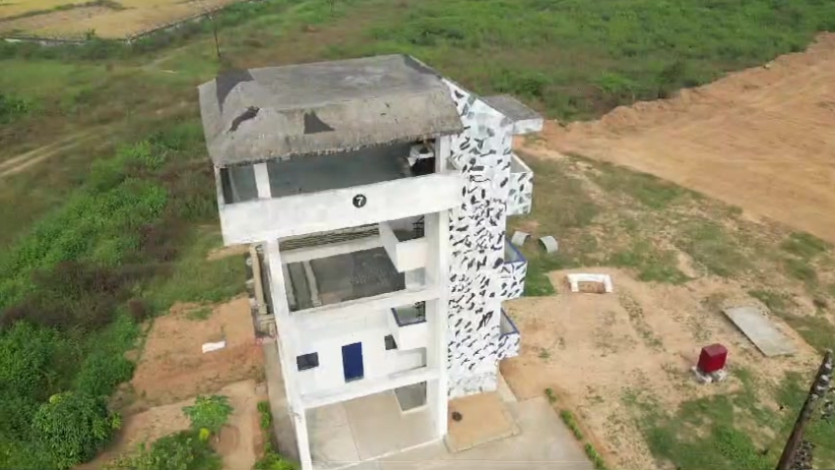
#> input picture images/frames0001.jpeg, 835 x 470 px; its folder holds 4 pictures in this run
$ python sfm_incremental_modified.py
#> lines starting #> are read from the running program, lines starting #| are printed output that depends on the picture
import os
import cv2
import numpy as np
import open3d as o3d
import logging
from tqdm import tqdm
from pathlib import Path
from typing import List, Tuple, Dict, Any

class SFMPipeline:
    def __init__(self,
                 image_path: str,
                 output_path: str,
                 feature_type: str = 'sift',
                 matching_method: str = 'flann',
                 params: Dict[str, Any] = None):
        # Default tuning parameters with more lenient settings
        """
        Initialize SFM Pipeline with COLMAP-like workflow

        Args:
        - image_path: Directory containing input images
        - output_path: Directory for saving reconstruction results
        - feature_type: Feature detection method
        - matching_method: Feature matching approach
        - params: Dictionary of tuning parameters
        """
        # Default tuning parameters
        self.params = {
            'min_matches': 5,  # Reduced from 10 to 5
            'lowe_ratio_threshold': 0.7,  # More lenient from 0.9
            'ransac_threshold': 3.0,  # Increased from 1.0
            'max_images': None,  # No limit
            'sequential_match_distance': 2,  # Increased from 1
            'debug_mode': False  # Added debug mode
        }

        # Update default params with user-provided params
        if params:
            self.params.update(params)

        self.image_path = Path(image_path)
        self.output_path = Path(output_path)

        # Create output directories
        self.output_path.mkdir(parents=True, exist_ok=True)
        (self.output_path / 'sparse').mkdir(exist_ok=True)
        (self.output_path / 'dense').mkdir(exist_ok=True)

        # Logging setup
        logging.basicConfig(
            level=logging.INFO,
            format='%(asctime)s - %(levelname)s: %(message)s',
            handlers=[
                logging.FileHandler(self.output_path / 'sfm_log.txt'),
                logging.StreamHandler()
            ]
        )

        # Feature detection configurations
        self.feature_configs = {
            'sift': self._sift_detector,
            'surf': self._surf_detector,
            'orb': self._orb_detector
        }

        # Matching method configurations
        self.matching_configs = {
            'flann': self._flann_matcher,
            'bruteforce': self._bruteforce_matcher,
            'sequential': self._sequential_matcher
        }

        # Selected methods
        self.feature_detector = self.feature_configs.get(feature_type, self._sift_detector)
        self.feature_matcher = self.matching_configs.get(matching_method, self._flann_matcher)

        # Image database
        self.image_database = self._load_images()

    def _load_images(self) -> Dict[str, np.ndarray]:
        """
        Load images from the specified directory with correct numerical sorting

        Returns:
        - Dictionary of image filenames and their numpy arrays
        """
        image_database = {}
        image_extensions = ['.jpg', '.jpeg', '.png', '.tif', '.bmp']

        # Function to extract numeric part from filename
        def extract_number(filename):
            try:
                # Extract the numeric part between 'frames' and '.jpeg'
                return int(''.join(filter(str.isdigit, str(filename))))
            except ValueError:
                return 0

        # Find all image files
        all_images = list(self.image_path.glob('*'))

        # Sort images numerically
        sorted_images = sorted(
            [img for img in all_images if img.suffix.lower() in image_extensions],
            key=extract_number
        )

        # Limit images if max_images is set
        if self.params['max_images']:
            sorted_images = sorted_images[:self.params['max_images']]

        # Load images
        for img_path in sorted_images:
            img = cv2.imread(str(img_path))
            if img is not None:
                image_database[img_path.name] = img

        logging.info(f"Loaded {len(image_database)} images")
        logging.info(f"Image sequence: {list(image_database.keys())}")

        return image_database

    def _sift_detector(self, image: np.ndarray) -> Tuple:
        """
        SIFT feature detection

        Args:
        - image: Input image

        Returns:
        - Keypoints
        - Descriptors
        """
        gray = cv2.cvtColor(image, cv2.COLOR_BGR2GRAY)
        sift = cv2.SIFT_create()
        keypoints, descriptors = sift.detectAndCompute(gray, None)
        return keypoints, descriptors

    # [47 lines left out: functions _surf_detector, _orb_detector, _bruteforce_matcher, not called in this run]

    def feature_extraction(self):
        """
        Enhanced feature extraction with error handling and logging
        """
        features = {}

        for img_name, img in tqdm(self.image_database.items(), desc="Extracting Features"):
            try:
                # Convert to grayscale
                gray = cv2.cvtColor(img, cv2.COLOR_BGR2GRAY)

                # Enhanced keypoint detection
                keypoints, descriptors = self.feature_detector(img)

                if descriptors is None or len(descriptors) == 0:
                    logging.warning(f"No features found for image: {img_name}")
                    continue

                features[img_name] = {
                    'keypoints': keypoints,
                    'descriptors': descriptors
                }

                # Debug logging
                if self.params.get('debug_mode', False):
                    logging.info(f"Image: {img_name}, Keypoints: {len(keypoints)}, Descriptors: {descriptors.shape}")

            except Exception as e:
                logging.error(f"Error processing image {img_name}: {e}")

        return features

    # [26 lines left out: function _sequential_matcher, not called in this run]

    def pairwise_matching(self, features):
        """
        Enhanced pairwise feature matching with more detailed logging

        Args:
        - features: Dictionary of image features

        Returns:
        - Matched image pairs
        """
        matched_pairs = []
        img_names = list(features.keys())

        # Logging to understand image sequence and matching
        logging.info(f"Total images: {len(img_names)}")
        logging.info(f"Image sequence: {img_names}")

        # More flexible matching approach
        for i in tqdm(range(len(img_names)), desc="Feature Matching"):
            for j in range(len(img_names)):
                if i != j:  # Avoid matching image with itself
                    img1_name, img2_name = img_names[i], img_names[j]

                    desc1 = features[img1_name]['descriptors']
                    desc2 = features[img2_name]['descriptors']

                    # Try different matching strategies
                    matches = self.feature_matcher(desc1, desc2)

                    # Logging match details
                    if self.params.get('debug_mode', False):
                        logging.info(f"Matching {img1_name} and {img2_name}: {len(matches)} matches")

                    if len(matches) > self.params['min_matches']:
                        matched_pairs.append({
                            'images': (img1_name, img2_name),
                            'matches': matches
                        })

        logging.info(f"Total matched pairs: {len(matched_pairs)}")
        return matched_pairs

    def _flann_matcher(self, desc1: np.ndarray, desc2: np.ndarray) -> List:
        """
        Enhanced FLANN matcher with more logging and flexible settings
        """
        if desc1 is None or desc2 is None:
            logging.warning("Descriptors are None. Skipping matching.")
            return []

        # More flexible FLANN settings
        FLANN_INDEX_KDTREE = 1
        index_params = dict(algorithm=FLANN_INDEX_KDTREE, trees=3)  # Increased trees
        search_params = dict(checks=50)  # Increased checks

        flann = cv2.FlannBasedMatcher(index_params, search_params)

        try:
            # More lenient k-NN matching
            matches = flann.knnMatch(desc1, desc2, k=2)
        except cv2.error as e:
            logging.error(f"FLANN matching error: {e}")
            logging.error(f"Descriptor1 shape: {desc1.shape}, Descriptor2 shape: {desc2.shape}")
            return []

        # Even more lenient Lowe's ratio test
        good_matches = []
        for m, n in matches:
            # More relaxed ratio test
            if m.distance < 0.8 * n.distance:
                good_matches.append(m)
        if self.params.get('debug_mode', False):
            logging.info(f"Total matches found: {len(matches)}, Good matches: {len(good_matches)}")

        return good_matches

    def geometric_verification(self, matched_pairs, features):
        """
        Enhanced geometric verification with more detailed logging
        """
        verified_matches = []

        for pair in tqdm(matched_pairs, desc="Geometric Verification"):
            img1_name, img2_name = pair['images']
            matches = pair['matches']

            kp1 = features[img1_name]['keypoints']
            kp2 = features[img2_name]['keypoints']

            # Extract matched keypoints
            pts1 = np.float32([kp1[m.queryIdx].pt for m in matches])
            pts2 = np.float32([kp2[m.trainIdx].pt for m in matches])

            # Fundamental matrix estimation with robust method
            try:
                F, mask = cv2.findFundamentalMat(
                    pts1,
                    pts2,
                    cv2.FM_RANSAC,
                    self.params['ransac_threshold'],
                    confidence=0.99  # Increased confidence
                )

                # Detailed debug logging
                if self.params.get('debug_mode', False):
                    logging.info(f"Matching {img1_name} and {img2_name}:")
                    logging.info(f"Total matches: {len(matches)}")
                    logging.info(f"Inlier matches: {np.sum(mask)}")
                    logging.info(f"Fundamental Matrix:\n{F}")

                # Filter matches using mask
                inlier_matches = [m for m, inlier in zip(matches, mask.ravel()) if inlier]

                if len(inlier_matches) > self.params['min_matches']:
                    verified_matches.append({
                        'images': (img1_name, img2_name),
                        'matches': inlier_matches,
                        'fundamental_matrix': F
                    })
                else:
                    if self.params.get('debug_mode', False):
                        logging.warning(f"Not enough inliers between {img1_name} and {img2_name}")

            except Exception as e:
                logging.error(f"Geometric verification error for {img1_name} and {img2_name}: {e}")

        return verified_matches

    def incremental_reconstruction(self, verified_matches, features):
        """
        Perform comprehensive incremental 3D reconstruction

        Args:
        - verified_matches: Geometrically verified image matches
        - features: Dictionary of image features

        Returns:
        - Reconstructed 3D points and camera poses
        """
        # Camera calibration (using image dimensions)
        img_shape = next(iter(self.image_database.values())).shape
        K = np.array([
            [img_shape[1], 0, img_shape[1]/2],
            [0, img_shape[0], img_shape[0]/2],
            [0, 0, 1]
        ])

        # Initialize reconstruction
        reconstruction = {
            'points3d': [],
            'cameras': {},
            'point_visibility': {}  # Track which cameras see each point
        }

        # Track processed images
        processed_images = set()

        # Sort matches to prioritize pairs with most matches
        sorted_matches = sorted(verified_matches, key=lambda x: len(x['matches']), reverse=True)

        def add_camera_pair(img1_name, img2_name, matches):
            """
            Add a new camera pair to the reconstruction
            """
            # Extract keypoints
            kp1 = features[img1_name]['keypoints']
            kp2 = features[img2_name]['keypoints']

            pts1 = np.float32([kp1[m.queryIdx].pt for m in matches])
            pts2 = np.float32([kp2[m.trainIdx].pt for m in matches])

            # Estimate essential matrix
            E, mask = cv2.findEssentialMat(pts1, pts2, K, method=cv2.RANSAC)

            # Recover pose
            _, R, t, mask = cv2.recoverPose(E, pts1, pts2, K)

            # First time processing these images
            if img1_name not in reconstruction['cameras']:
                reconstruction['cameras'][img1_name] = {
                    'R': np.eye(3),
                    't': np.zeros((3, 1))
                }

            if img2_name not in reconstruction['cameras']:
                reconstruction['cameras'][img2_name] = {
                    'R': R,
                    't': t
                }

            # Triangulate points
            projection_matrix1 = K @ np.hstack((reconstruction['cameras'][img1_name]['R'],
                                                reconstruction['cameras'][img1_name]['t']))
            projection_matrix2 = K @ np.hstack((R, t))

            points_4d = cv2.triangulatePoints(
                projection_matrix1,
                projection_matrix2,
                pts1.T,
                pts2.T
            )

            # Convert to 3D points
            points_3d = points_4d[:3] / points_4d[3]
            new_points = points_3d.T

            # Update 3D points and visibility
            for point in new_points:
                point_index = len(reconstruction['points3d'])
                reconstruction['points3d'].append(point)

                # Track point visibility
                reconstruction['point_visibility'][point_index] = {
                    img1_name, img2_name
                }

            processed_images.update([img1_name, img2_name])

            return new_points

        # Process matches
        while sorted_matches:
            current_match = sorted_matches.pop(0)
            img1_name, img2_name = current_match['images']
            matches = current_match['matches']

            # Skip if both images are already processed
            if img1_name in processed_images and img2_name in processed_images:
                continue

            # Add camera pair and triangulate points
            try:
                add_camera_pair(img1_name, img2_name, matches)
            except Exception as e:
                logging.error(f"Error processing image pair {img1_name} and {img2_name}: {e}")

        # Convert points list to numpy array
        reconstruction['points3d'] = np.array(reconstruction['points3d'])

        logging.info(f"Reconstruction completed")
        logging.info(f"Total cameras: {len(reconstruction['cameras'])}")
        logging.info(f"Total 3D points: {len(reconstruction['points3d'])}")

        return reconstruction

    # [77 lines of commented-out code are left out]


    # [36 lines left out: function visualize_reconstruction, not called in this run]

    def apply_statistical_outlier_removal(self, reconstruction, nb_neighbors=20, std_ratio=1.0):
        """
        Apply statistical outlier removal to 3D points

        Args:
        - reconstruction: Dictionary containing 3D points and camera information
        - nb_neighbors: Number of neighbors to analyze for each point
        - std_ratio: Standard deviation threshold

        Returns:
        - Filtered reconstruction with outliers removed
        """
        # Convert points to Open3D point cloud
        pcd = o3d.geometry.PointCloud()
        pcd.points = o3d.utility.Vector3dVector(reconstruction['points3d'])

        # Perform statistical outlier removal
        cl, ind = pcd.remove_statistical_outlier(
            nb_neighbors=nb_neighbors,  # Number of neighbors to analyze
            std_ratio=std_ratio  # Standard deviation threshold
        )

        # Filter points and their corresponding information
        filtered_points = np.asarray(cl.points)

        # Create new reconstruction dictionary with filtered points
        filtered_reconstruction = {
            'points3d': filtered_points,
            'cameras': reconstruction['cameras']
        }

        logging.info(f"Statistical Outlier Removal:")
        logging.info(f"Original points: {len(reconstruction['points3d'])}")
        logging.info(f"Filtered points: {len(filtered_points)}")
        logging.info(f"Removed {len(reconstruction['points3d']) - len(filtered_points)} outliers")

        return filtered_reconstruction

    # [66 lines left out: function global_bundle_adjustment, not called in this run]

    # Modify run_pipeline to include these steps
    def run_pipeline(self):
        """
        Execute complete SFM pipeline with additional processing
        """
        # Feature Extraction
        features = self.feature_extraction()

        # Pairwise Matching
        matched_pairs = self.pairwise_matching(features)

        # Geometric Verification
        verified_matches = self.geometric_verification(matched_pairs, features)

        # Incremental Reconstruction
        reconstruction = self.incremental_reconstruction(verified_matches, features)

        # Statistical Outlier Removal
        reconstruction = self.apply_statistical_outlier_removal(reconstruction)

        # Global Bundle Adjustment
        reconstruction = self.global_bundle_adjustment(reconstruction)

        # Save results
        self._save_reconstruction(reconstruction)

        # Visualization
        self.visualize_reconstruction(reconstruction)


    # [26 lines left out: function _save_reconstruction, not called in this run]

# Example usage
def main():
    # Example of using params for tuning
    tuning_params = {
        'min_matches': 100,
        'sequential_match_distance': 3,
        'ransac_threshold': 0.5,
        'max_images': 1000
    }

    sfm = SFMPipeline(
        image_path='images',
        output_path='output',
        feature_type='sift',
        matching_method='flann',
        params=tuning_params
    )
#> in _load_images, img is the input picture: shape (470, 835, 3); mean B, G, R 106.4, 137.5, 141.9
#> in __init__, `self.image_database = self._load_images()`: self.image_database = 4 items
    sfm.run_pipeline()
#> the loop in feature_extraction, `for img_name, img in tqdm(self.image_database.items(), desc="Extractin..` made 4 passes
#> img_name on passes 1 to 4: 'frames0001.jpeg', 'frames0003.jpeg', 'frames0004.jpeg', 'frames0005.jpeg'
#> pass 1, in feature_extraction, `gray = cv2.cvtColor(img, cv2.COLOR_BGR2GRAY)`:
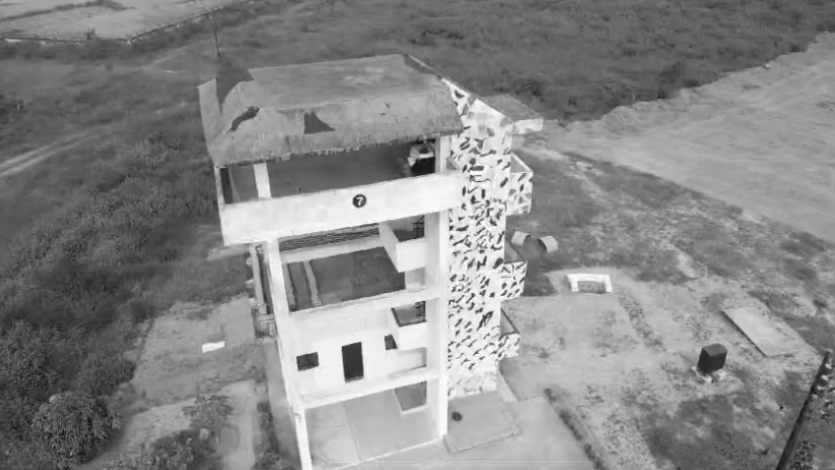
#> gray: shape (470, 835); min 16, max 254, mean 135.3
#> pass 2, in feature_extraction, `gray = cv2.cvtColor(img, cv2.COLOR_BGR2GRAY)`:
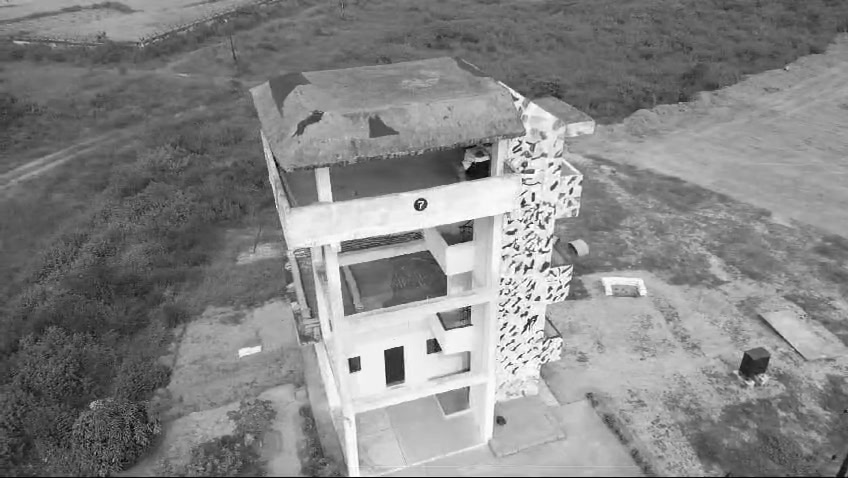
#> gray: shape (478, 848); min 1, max 255, mean 133.1
#> pass 3, in feature_extraction, `gray = cv2.cvtColor(img, cv2.COLOR_BGR2GRAY)`:
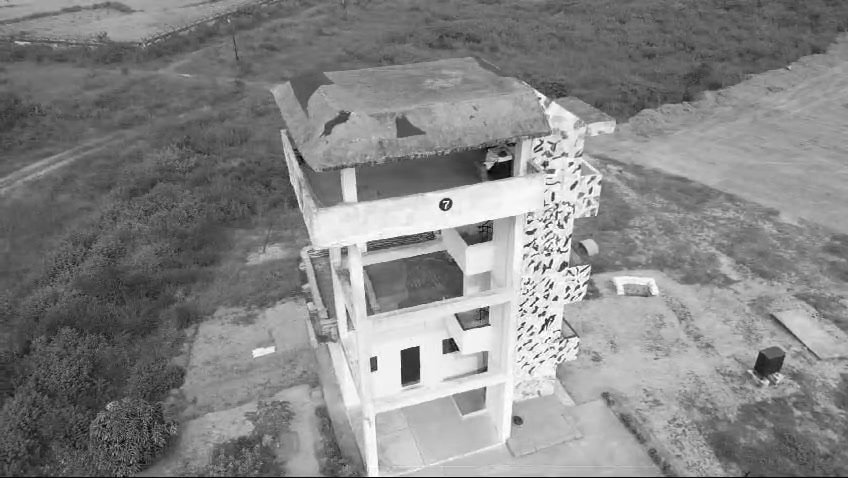
#> gray: shape (478, 848); min 0, max 255, mean 133.4
#> in pairwise_matching, `img_names = list(features.keys())`: img_names = ['frames0001.jpeg', 'frames0003.jpeg', 'frames0004.jpeg', 'frames0005.jpeg']
#> the loop in pairwise_matching, `for i in tqdm(range(len(img_names)), desc="Feature Matching"):` made 4 passes
#> after the loop in pairwise_matching, `for i in tqdm(range(len(img_names)), desc="Feature Matching"):`: matched_pairs = 12 items
#> the loop in geometric_verification, `for pair in tqdm(matched_pairs, desc="Geometric Verification"):` made 12 passes
#> (img1_name, img2_name, matches, inlier_matches) on passes 1 to 10: ('frames0001.jpeg', 'frames0003.jpeg', 704 matches, 403 matches), ('frames0001.jpeg', 'frames0004.jpeg', 571 matches, 314 matches), ('frames0001.jpeg', 'frames0005.jpeg', 199 matches, 70 matches), ('frames0003.jpeg', 'frames0001.jpeg', 697 matches, 408 matches), ('frames0003.jpeg', 'frames0004.jpeg', 954 matches, 686 matches), ('frames0003.jpeg', 'frames0005.jpeg', 246 matches, 84 matches), ('frames0004.jpeg', 'frames0001.jpeg', 591 matches, 313 matches), ('frames0004.jpeg', 'frames0003.jpeg', 933 matches, 682 matches), ('frames0004.jpeg', 'frames0005.jpeg', 258 matches, 118 matches), ('frames0005.jpeg', 'frames0001.jpeg', 194 matches, 70 matches)
#> after the loop in geometric_verification, `for pair in tqdm(matched_pairs, desc="Geometric Verification"):`: verified_matches = 8 items
#> in incremental_reconstruction, `K = np.array([ [img_shape[1], 0, img_shape[1]/2], [0, img_shape[0], im..`: K = [[835, 0, 417.5], [0, 470, 235], [0, 0, 1]]
#> in incremental_reconstruction, `sorted_matches = sorted(verified_matches, key=lambda x: len(x['matches..`: sorted_matches = 8 items
#> the loop in incremental_reconstruction, `while sorted_matches:` made 8 passes
#> (img1_name, img2_name, matches) on passes 2, 4, 5, 6, 8: ('frames0004.jpeg', 'frames0003.jpeg', 682 matches), ('frames0001.jpeg', 'frames0003.jpeg', 403 matches), ('frames0001.jpeg', 'frames0004.jpeg', 314 matches), ('frames0004.jpeg', 'frames0001.jpeg', 313 matches), ('frames0005.jpeg', 'frames0004.jpeg', 102 matches)
#> (img1_name, img2_name, matches, t in add_camera_pair, projection_matrix1 in add_camera_pair) on passes 1, 3: ('frames0003.jpeg', 'frames0004.jpeg', 686 matches, [1, -0.0291, -0.00387], [[835, 0, 417.5, 0], [0, 470, 235, 0], [0, 0, 1, 0]]), ('frames0003.jpeg', 'frames0001.jpeg', 408 matches, [-0.993, -0.0685, 0.0975], [[835, 0, 417.5, 0], [0, 470, 235, 0], [0, 0, 1, 0]])
#> in run_pipeline, `reconstruction = self.incremental_reconstruction(verified_matches, fea..`: reconstruction = 3 items

if __name__ == "__main__":
#> (the run stopped early here; a loop or call above may not have finished)
